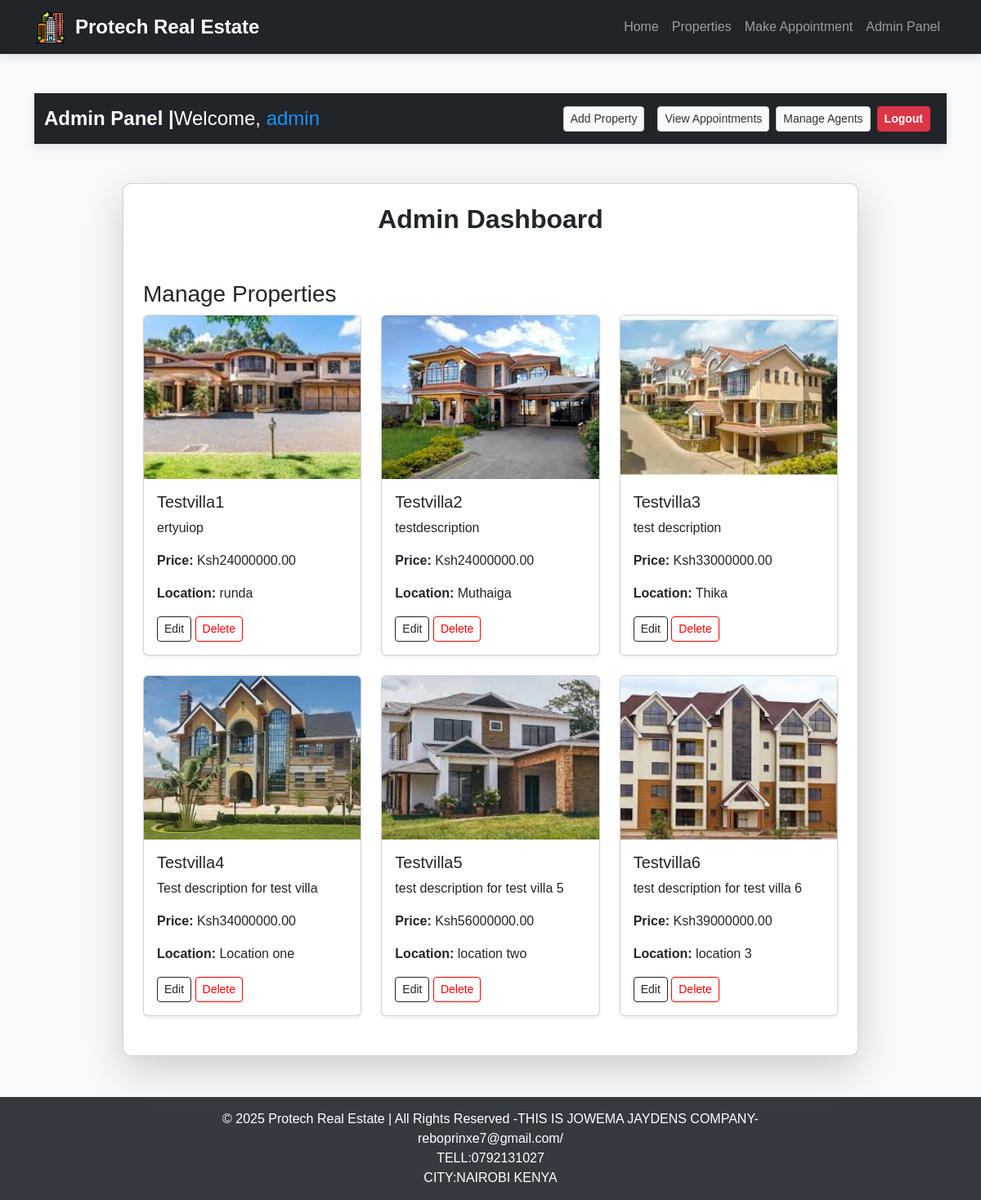
Before: /admin-panel/admin-dashboard/ (signed in) with the older database file.
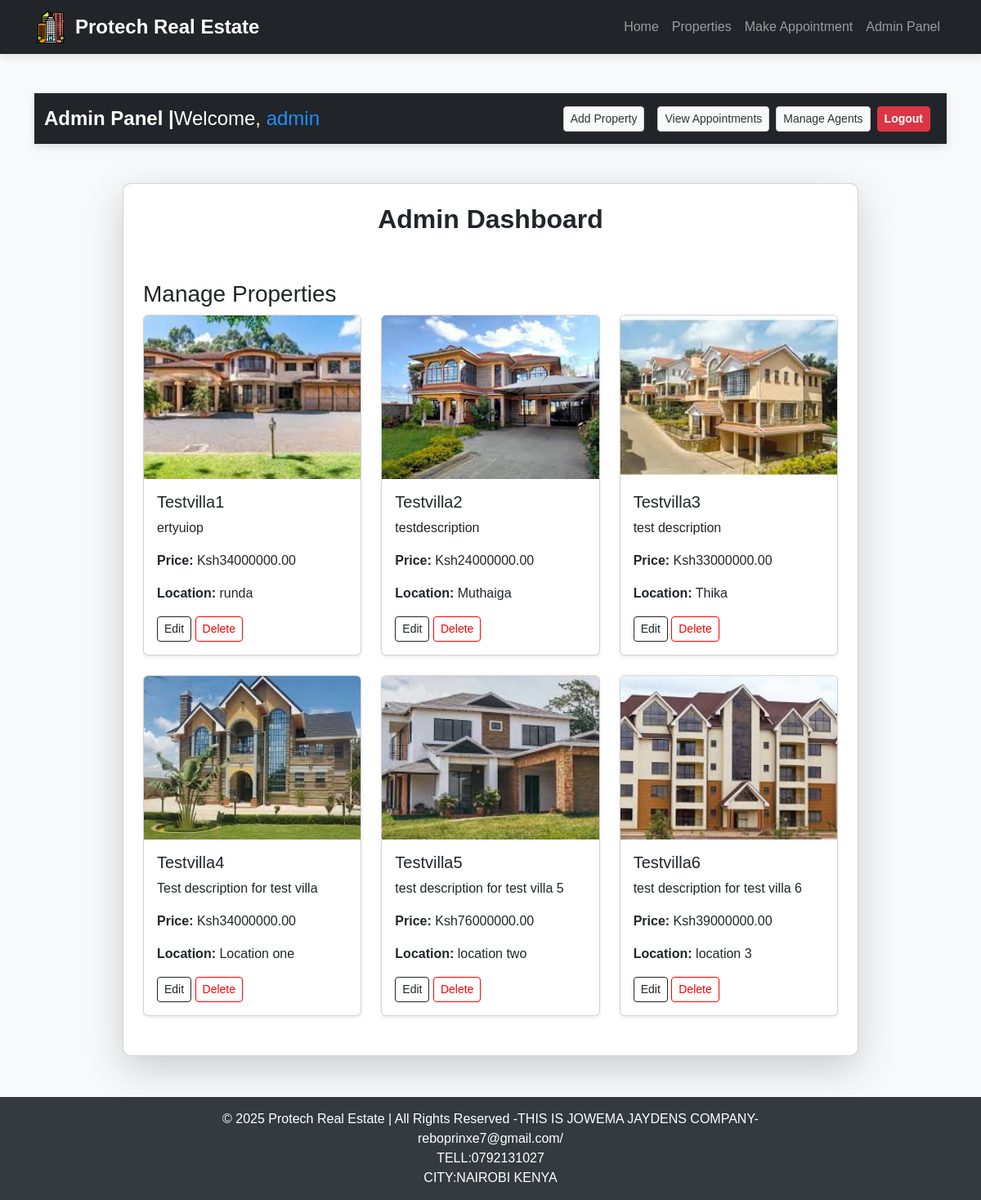
After: the same page with the newer database file.
### realestate/models.py (models this page shows, shortened)
class Property(models.Model):
    title = models.CharField(max_length=200)
    description = models.TextField()
    price = models.DecimalField(max_digits=10, decimal_places=2)
    location = models.CharField(max_length=255)
    image = models.ImageField(upload_to='property_images/', null=True, blank=True)
    created_at = models.DateTimeField(auto_now_add=True)

### realestate/views.py (the view)
# urls.py: path('admin-dashboard/', admin_dashboard, name='admin_dashboard'),
@login_required
def admin_dashboard(request):
    properties = Property.objects.all()
    appointments = Appointment.objects.all()
    return render(request, "admin_dashboard.html", {"properties": properties, "appointments": appointments})

### templates/admin_dashboard.html (shortened to what this page needs)
{% extends 'base.html' %}
{% load static %}
{% block content %}
<nav class="navbar navbar-expand-lg navbar-dark bg-dark">
    <div class="container">
        <a class="navbar-brand text-white" href="{% url 'admin_dashboard' %}">
            Admin Panel | <span class="fw-normal"> Welcome, <span style="color: dodgerblue">{{ user.username }}</span></span>
        </a>
        <div class="collapse navbar-collapse justify-content-end" id="navbarNav">
            <ul class="navbar-nav">
                <li class="nav-item mx-2">
                    <a class="btn btn-sm btn-light" href="{% url 'add_property' %}">Add Property</a>
                </li>
                <li class="nav-item mx-2">
                    <a class="btn btn-sm btn-light" href="{% url 'admin_appointments' %}">View Appointments</a>
                </li>
                <li>
                    <a href="{% url 'admin_manage_agents' %}" class="btn btn-sm btn-light">Manage Agents</a>
                </li>
                <li class="nav-item mx-2">
                    <a class="btn btn-sm btn-danger" href="{% url 'admin_logout' %}">Logout</a>
                </li>
            </ul>
        </div>
    </div>
</nav>
<div class="container mt-5">
    <div class="dashboard card shadow-lg p-4">
        <h2 class="text-center text-dark fw-bold">Admin Dashboard</h2>
        <div class="section mt-5">
            <h3 class="text-dark">Manage Properties</h3>
            <div class="row">
                {% for property in properties %}
                <div class="col-md-4">
                    <div class="card mb-4 shadow-sm property-card">
                        {% if property.image %}
                        <img src="{{ property.image.url }}" class="card-img-top" alt="{{ property.title }}">
                        {% endif %}
                        <div class="card-body">
                            <h5 class="card-title">{{ property.title }}</h5>
                            <p class="card-text">{{ property.description|truncatewords:15 }}</p>
                            <p><strong>Price:</strong> Ksh{{ property.price }}</p>
                            <p><strong>Location:</strong> {{ property.location }}</p>
                            <a href="{% url 'edit_property' property.id %}" class="btn btn-outline-dark btn-sm">Edit</a>
                            <a href="{% url 'delete_property' property.id %}" class="btn btn-outline-danger btn-sm" onclick="return confirm('Are you sure?');">Delete</a>
                        </div>
                    </div>
                </div>
                {% empty %}
                <p class="text-center text-muted">No properties available.</p>
                {% endfor %}
            </div>
        </div>
    </div>
</div>
{% endblock %}

### templates/base.html (shortened to what this page needs)
<!DOCTYPE html>
<html lang="en">
<head>
    {% load static %}
    <link rel="stylesheet" href="https://cdn.jsdelivr.net/npm/bootstrap@5.3.0/dist/css/bootstrap.min.css">
</head>
<body>
    <nav class="navbar navbar-expand-lg navbar-dark bg-dark">
        <div class="container">
            <a class="navbar-brand" href="{% url 'home' %}">
                <img src="{% static 'img/img_1.png' %}" alt="Protech Logo">
                Protech Real Estate
            </a>
            <div class="collapse navbar-collapse" id="navbarNav">
                <ul class="navbar-nav ms-auto">
                    <li class="nav-item">
                        <a class="nav-link {% if request.path == '/' %}active{% endif %}" href="{% url 'home' %}">Home</a>
                    </li>
                    <li class="nav-item">
                        <a class="nav-link {% if request.path == '/properties/' %}active{% endif %}" href="#properties">Properties</a>
                    </li>
                    <li class="nav-item">
                        <a class="nav-link {% if request.path == '/book-appointment/' %}active{% endif %}" href="{% url 'book_appointment' %}">Make Appointment</a>
                    </li>
                    <li class="nav-item">
                        <a class="nav-link {% if request.path == '/admin-login/' %}active{% endif %}" href="{% url 'admin_login' %}">Admin Panel</a>
                    </li>
                </ul>
            </div>
        </div>
    </nav>
    <div class="container mt-5">
        {% block content %}
        {% endblock %}
    </div>
    <footer class="footer">
        &copy; 2025 Protech Real Estate | All Rights Reserved
        -THIS IS JOWEMA JAYDENS COMPANY-
        <BR>
        reboprinxe7@gmail.com/
        <BR>
        TELL:0792131027
        <BR>
        CITY:NAIROBI KENYA
    </footer>
</body>
</html>

### templates/base.html (style rules this page uses)
body { font-family: 'Arial', sans-serif; background-color: #f8f9fa; }
.navbar { box-shadow: 0px 4px 10px rgba(0, 0, 0, 0.1); }
.navbar-brand { font-weight: bold; font-size: 1.5rem; display: flex; align-items: center; }
.navbar-brand img { width: 40px; height: 40px; margin-right: 10px; }
.nav-link { transition: all 0.3s ease-in-out; position: relative; }
.nav-link::after { content: ''; position: absolute; left: 0; bottom: -3px; width: 100%; height: 2px; background-color: transparent; transition: transform 0.3s ease-in-out, background 0.3s; }
.footer { background: #343a40; color: white; text-align: center; padding: 15px 0; margin-top: 50px; }

### templates/admin_dashboard.html (style rules this page uses)
.dashboard { max-width: 900px; margin: auto; background: #ffffff; border-radius: 10px; box-shadow: 0 10px 30px rgba(0, 0, 0, 0.1); }
.btn-light { background-color: #f8f9fa; border: 1px solid #ccc; color: #333; }
.btn-danger { font-weight: bold; }
.card img { height: 200px; object-fit: cover; }
.btn-outline-danger { border-color: red; color: red; }

Changed rows visible on the page:
changed Property "Testvilla1": price "24000000.00" → "34000000.00"
changed Property "Testvilla5": price "56000000.00" → "76000000.00"
